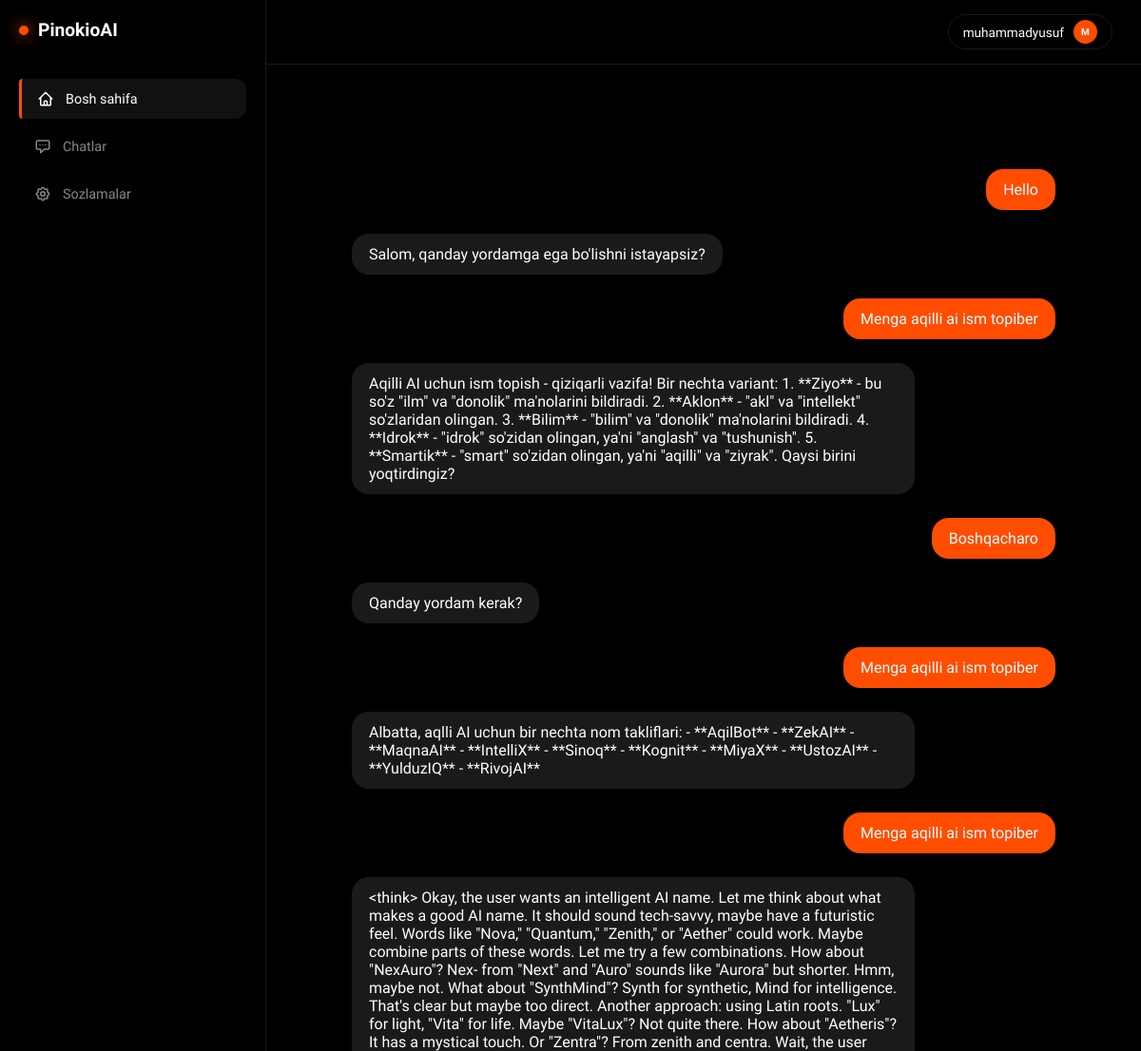
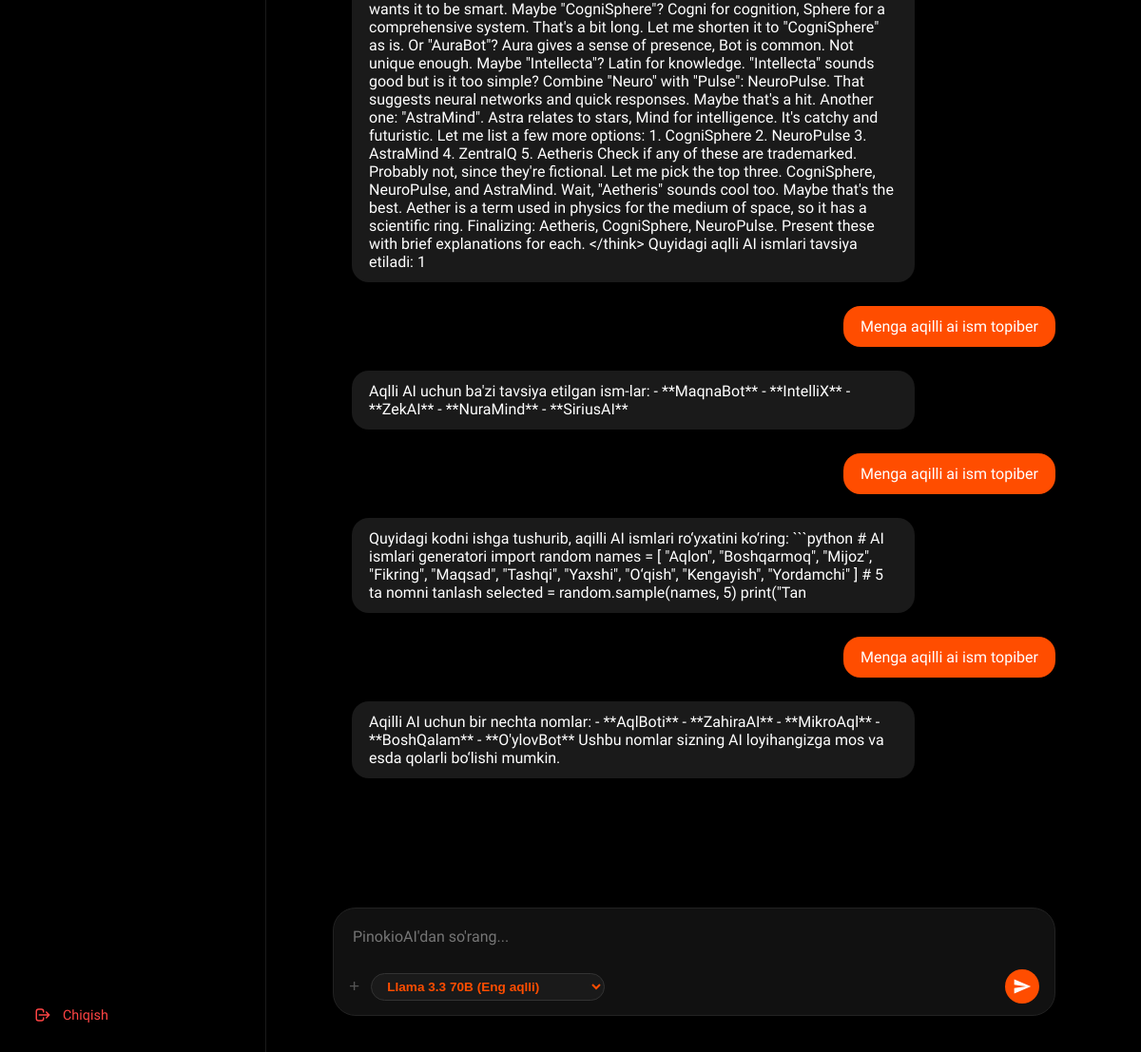
Page /dashboard?chat_id=23 (signed in) on the committed database (2 pictures, top to bottom).
### tables this page shows
CREATE TABLE users (
            id INTEGER PRIMARY KEY AUTOINCREMENT,
            username TEXT UNIQUE NOT NULL,
            email TEXT UNIQUE NOT NULL,
            password TEXT NOT NULL,
            created TIMESTAMP DEFAULT CURRENT_TIMESTAMP
        );

CREATE TABLE messages (
            id INTEGER PRIMARY KEY AUTOINCREMENT,
            chat_id INTEGER NOT NULL REFERENCES chats(id),
            user_id INTEGER NOT NULL REFERENCES users(id),
            role TEXT NOT NULL,
            content TEXT NOT NULL,
            model_used TEXT,  -- BU YERDA SHU BO'LISHI SHART
            created TIMESTAMP DEFAULT CURRENT_TIMESTAMP
        );

### app.py (the view)
@app.route('/dashboard')
def dashboard():
    if 'user_id' not in session:
        return redirect(url_for('login'))
    user_id = session['user_id']
    user = database.get_user_by_id(user_id)
    chat_id = request.args.get('chat_id')
    history = []
    if chat_id:
        history = database.get_chat_history(chat_id, user_id)
    return render_template('dashboard.html', user=user, history=history, current_chat_id=chat_id)

### database.py (called while the page is built)
def get_conn():
    conn = sqlite3.connect(DB_PATH)
    conn.row_factory = sqlite3.Row
    return conn

def get_chat_history(chat_id, user_id):
    conn = get_conn()
    rows = conn.execute(
        "SELECT role, content FROM messages WHERE chat_id=? AND user_id=? ORDER BY created ASC",
        (chat_id, user_id)
    ).fetchall()
    conn.close()
    return [dict(r) for r in rows]

def get_user_by_id(user_id):
    conn = get_conn()
    user = conn.execute("SELECT * FROM users WHERE id=?", (user_id,)).fetchone()
    conn.close()
    return dict(user) if user else None

### templates/dashboard.html (shortened to what this page needs)
{% extends 'base.html' %}
{% block content %}
<div class="main-content">
   <div id="chatBox">
        {% if history %}
            {% for msg in history %}
    <div class="chat-msg" style="align-self: {{ 'flex-end' if msg.role == 'user' else 'flex-start' }}; background: {{ '#ff4d00' if msg.role == 'user' else '#1a1a1a' }}; padding: 12px 18px; border-radius: 18px; max-width: 80%; color: white; margin-bottom: 10px;">
        {{ msg.content }} </div>
{% endfor %}
        {% endif %}
        </div>
   <div class="bottom-input-wrapper">
    <div class="input-card">
        <textarea id="dashInput"
                  placeholder="PinokioAI'dan so'rang..."
                  rows="1"
                  oninput="this.style.height = ''; this.style.height = this.scrollHeight + 'px'"
                  onkeydown="if(event.key==='Enter' && !event.shiftKey){ event.preventDefault(); sendDashMsg(); }"></textarea>
        <div class="input-actions">
            <div class="left-actions">
                <button title="Rasm qo'shish (Tez orada)" style="background:none; border:none; color:#555; cursor:pointer; font-size:1.2rem;">+</button>
               <select id="modelSelect">
    <optgroup label="Llama (Meta)">
        <option value="llama">Llama 3.3 70B (Eng aqlli)</option>
    </optgroup>
</select>
            </div>
            <button class="send-btn" id="sendBtn" onclick="sendDashMsg()">
                <svg width="20" height="20" viewBox="0 0 24 24" fill="currentColor">
                    <path d="M2.01 21L23 12 2.01 3 2 10l15 2-15 2z"></path>
                </svg>
            </button>
        </div>
    </div>
</div>
</div>
</div>
{% endblock %}

### templates/base.html (shortened to what this page needs)
<!DOCTYPE html>
<html lang="uz">
<head>
</head>
<body>
    <aside class="sidebar">
        <a href="/" class="logo"><div class="logo-dot"></div> PinokioAI</a>
        <nav class="nav-menu">
            <a href="/dashboard" class="nav-item {% if request.path == '/dashboard' %}active{% endif %}">
                <svg fill="none" stroke="currentColor" viewBox="0 0 24 24"><path stroke-linecap="round" stroke-linejoin="round" stroke-width="2" d="M3 12l2-2m0 0l7-7 7 7M5 10v10a1 1 0 001 1h3m10-11l2 2m-2-2v10a1 1 0 01-1 1h-3m-6 0a1 1 0 001-1v-4a1 1 0 011-1h2a1 1 0 011 1v4a1 1 0 001 1m-6 0h6"></path></svg>
                Bosh sahifa
            </a>
            <a href="/chat" class="nav-item {% if request.path == '/chat' %}active{% endif %}">
                <svg fill="none" stroke="currentColor" viewBox="0 0 24 24"><path stroke-linecap="round" stroke-linejoin="round" stroke-width="2" d="M8 10h.01M12 10h.01M16 10h.01M9 16H5a2 2 0 01-2-2V6a2 2 0 012-2h14a2 2 0 012 2v8a2 2 0 01-2 2h-5l-5 5v-5z"></path></svg>
                Chatlar
            </a>
            <a href="/settings" class="nav-item {% if request.path == '/settings' %}active{% endif %}">
                Sozlamalar
            </a>
        </nav>
        {% if user %}
        <a href="/logout" class="logout-link">
            <svg style="width:18px;height:18px" fill="none" stroke="currentColor" viewBox="0 0 24 24"><path stroke-linecap="round" stroke-linejoin="round" stroke-width="2" d="M17 16l4-4m0 0l-4-4m4 4H7m6 4v1a3 3 0 01-3 3H6a3 3 0 01-3-3V7a3 3 0 013-3h4a3 3 0 013 3v1"></path></svg>
            Chiqish
        </a>
        {% endif %}
    </aside>
    <div class="main-container">
        <header class="top-header">
            {% if user %}
            <div class="user-pill">
                {{ user.username }}
                <div class="avatar-circle">{{ user.username[0].upper() }}</div>
            </div>
            {% else %}
            <div style="display: flex; gap: 10px;">
                <a href="/login" style="color: var(--text-gray); text-decoration: none; font-size: 0.85rem;">Kirish</a>
                <a href="/register" style="color: var(--fire); text-decoration: none; font-size: 0.85rem; font-weight: bold;">Ro'yxatdan o'tish</a>
            </div>
            {% endif %}
        </header>
        <div class="content-area">
            {% block content %}{% endblock %}
        </div>
</body>
</html>

### templates/base.html (style rules this page uses)
:root { --bg: #000; --panel: #0a0a0a; --fire: #ff4d00; --border: #1a1a1a; --text-gray: #888; --text-white: #fff; }
* { margin: 0; padding: 0; box-sizing: border-box; }
body { font-family: 'Sora', sans-serif; background: var(--bg); color: var(--text-white); height: 100vh; display: flex; overflow: hidden; }
.sidebar { width: 280px; border-right: 1px solid var(--border); display: flex; flex-direction: column; padding: 20px; background: var(--bg); }
.logo { font-size: 1.2rem; font-weight: 700; margin-bottom: 40px; display: flex; align-items: center; gap: 10px; color: var(--text-white); text-decoration: none; }
.logo-dot { width: 10px; height: 10px; background: var(--fire); border-radius: 50%; box-shadow: 0 0 15px var(--fire); }
.nav-menu { flex: 1; display: flex; flex-direction: column; gap: 8px; }
.nav-item { display: flex; align-items: center; gap: 12px; padding: 12px 16px; color: var(--text-gray); text-decoration: none; border-radius: 12px; transition: 0.3s; font-size: 0.9rem; }
.nav-item:hover, .nav-item.active { background: #111; color: var(--text-white); }
.nav-item.active { border-left: 3px solid var(--fire); border-radius: 4px 12px 12px 4px; }
.nav-item svg { width: 18px; height: 18px; }
.logout-link { color: #ff4444; text-decoration: none; padding: 12px 16px; font-size: 0.9rem; transition: 0.3s; display: flex; align-items: center; gap: 12px; }
.main-container { flex: 1; display: flex; flex-direction: column; overflow: hidden; }
.top-header { padding: 15px 30px; display: flex; justify-content: flex-end; border-bottom: 1px solid var(--border); background: var(--bg); }
.user-pill { display: flex; align-items: center; gap: 10px; padding: 5px 15px; border: 1px solid var(--border); border-radius: 20px; font-size: 0.85rem; color: var(--text-white); }
.avatar-circle { width: 25px; height: 25px; background: var(--fire); border-radius: 50%; display: flex; align-items: center; justify-content: center; font-size: 10px; font-weight: bold; }
.content-area { flex: 1; overflow-y: auto; padding: 30px; position: relative; }

### rows in the picture
users: username "muhammadyusuf", username "M"
messages: content "Hello"
messages: content "Salom, qanday yordamga ega bo'lishni istayapsiz?"
messages: content "Menga aqilli ai ism topiber"
messages: content "Aqilli AI uchun ism topish - qiziqarli vazifa! Bir nechta variant: 1. **Ziyo** - bu so'z \"ilm\" va \"donolik\" ma'nolarini bildiradi. 2. **Aklon** - \"akl\" va \"intellekt\" so'zlaridan olingan. 3. **Bilim** - \"bilim\" va \"donolik\" ma'nolarini bildiradi. 4. **Idrok** - \"idrok\" so'zidan olingan, ya'ni \"anglash\" va \"tushunish\". 5. **Smartik** - \"smart\" so'zidan olingan, ya'ni \"aqilli\" va \"ziyrak\". Qaysi birini yoqtirdingiz?"
messages: content "Boshqacharo"
messages: content "Qanday yordam kerak?"
messages: content "Menga aqilli ai ism topiber"
messages: content "Albatta, aqlli AI uchun bir nechta nom takliflari: - **AqilBot** - **ZekAI** - **MaqnaAI** - **IntelliX** - **Sinoq** - **Kognit** - **MiyaX** - **UstozAI** - **YulduzIQ** - **RivojAI**"
messages: content "Menga aqilli ai ism topiber"
messages: content "<think> Okay, the user wants an intelligent AI name. Let me think about what makes a good AI name. It should sound tech-savvy, maybe have a futuristic feel. Words like \"Nova,\" \"Quantum,\" \"Zenith,\" or \"Aether\" could work. Maybe combine parts of these words. Let me try a few combinations. How about \"NexAuro\"? Nex- from \"Next\" and \"Auro\" sounds like \"Aurora\" but shorter. Hmm, maybe not. What about \"SynthMind\"? Synth for synthetic, Mind for intelligence. That's clear but maybe too direct. Another approach: using Latin roots. \"Lux\" for light, \"Vita\" for life. Maybe \"VitaLux\"? Not quite there. How about \"Aetheris\"? It has a mystical touch. Or \"Zentra\"? From zenith and centra. Wait, the user wants…"
messages: content "Menga aqilli ai ism topiber"
messages: content "Aqlli AI uchun ba'zi tavsiya etilgan ism‑lar: - **MaqnaBot** - **IntelliX** - **ZekAI** - **NuraMind** - **SiriusAI**"
messages: content "Menga aqilli ai ism topiber"
messages: content "Quyidagi kodni ishga tushurib, aqilli AI ismlari ro‘yxatini ko‘ring: ```python # AI ismlari generatori import random names = [ \"Aqlon\", \"Boshqarmoq\", \"Mijoz\", \"Fikring\", \"Maqsad\", \"Tashqi\", \"Yaxshi\", \"O‘qish\", \"Kengayish\", \"Yordamchi\" ] # 5 ta nomni tanlash selected = random.sample(names, 5) print(\"Tan"
messages: content "Menga aqilli ai ism topiber"
messages: content "Aqilli AI uchun bir nechta nomlar: - **AqlBoti** - **ZahiraAI** - **MikroAql** - **BoshQalam** - **O'ylovBot** Ushbu nomlar sizning AI loyihangizga mos va esda qolarli bo‘lishi mumkin."
